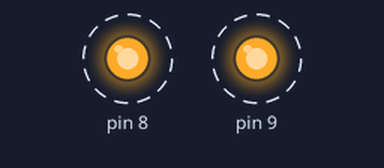
Simulated run of this sketch. Board: Arduino Uno, built with avr-gcc and run on an emulated ATmega328P. Parts: output pins drawn as LEDs (lit = HIGH). Dashed ring = blinking.

Above: at 0.35 s.
Timing chart, 0 to 3.0 s (numbered marks = the images above):
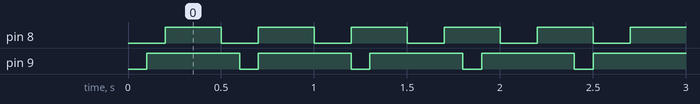

Measured:
- by itself, pin 8: alternates HIGH for 0.30 s and LOW for 0.20 s
- by itself, pin 9: alternates HIGH for 0.50 s and LOW for 0.10 s
- by itself, everything shown: repeats every 3.0 s, in 18 steps

The sketch:

Flash_Without_Delay.ino
```cpp
class Flasher
{
	// Class Member Variables
	// These are initialized at startup
	int ledPin;      // the number of the LED pin
	long OnTime;     // milliseconds of on-time
	long OffTime;    // milliseconds of off-time

	// These maintain the current state
	int ledState;             		// ledState used to set the LED
	unsigned long previousMillis;  	// will store last time LED was updated

  // Constructor - creates a Flasher
  // and initializes the member variables and state
  public:
  Flasher(int pin, long on, long off)
  {
	ledPin = pin;
	pinMode(ledPin, OUTPUT);

	OnTime = on;
	OffTime = off;

	ledState = LOW;
	previousMillis = 0;
  }

  void Update()
  {
    // check to see if it's time to change the state of the LED
    unsigned long currentMillis = millis();

    if((ledState == HIGH) && (currentMillis - previousMillis >= OnTime))
    {
    	ledState = LOW;  // Turn it off
      previousMillis = currentMillis;  // Remember the time
      digitalWrite(ledPin, ledState);  // Update the actual LED
    }
    else if ((ledState == LOW) && (currentMillis - previousMillis >= OffTime))
    {
      ledState = HIGH;  // turn it on
      previousMillis = currentMillis;   // Remember the time
      digitalWrite(ledPin, ledState);	  // Update the actual LED
    }
  }
};


Flasher led1(8, 300, 200);
Flasher led2(9, 500, 100);

void setup()
{
}

void loop()
{
	led1.Update();
	led2.Update();
}
```
